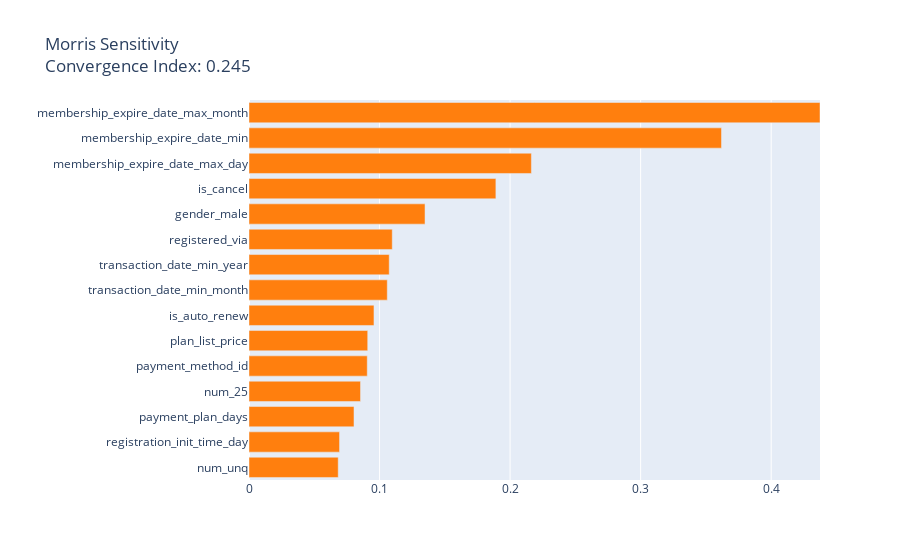

Here is the notebook cell this chart was saved with:
### Code cell
interpret_model(lgbm,plot='msa')

### Figure 1 — Plotly figure (JSON) as saved in the notebook; plotly's stock layout.template omitted (floating-point values rounded to 4 significant figures)
{"data": [{"marker": {"color": ["#ff7f0e", "#ff7f0e", "#ff7f0e", "#ff7f0e", "#ff7f0e", "#ff7f0e", "#ff7f0e", "#ff7f0e", "#ff7f0e", "#ff7f0e", "#ff7f0e", "#ff7f0e", "#ff7f0e", "#ff7f0e", "#ff7f0e"]}, "orientation": "h", "type": "bar", "x": [0.06834, 0.06936, 0.08043, 0.08542, 0.09058, 0.09094, 0.09573, 0.1059, 0.1074, 0.1097, 0.1348, 0.1891, 0.2163, 0.3619, 0.4374], "y": ["num_unq", "registration_init_time_day", "payment_plan_days", "num_25", "payment_method_id", "plan_list_price", "is_auto_renew", "transaction_date_min_month", "transaction_date_min_year", "registered_via", "gender_male", "is_cancel", "membership_expire_date_max_day", "membership_expire_date_min", "membership_expire_date_max_month"]}], "layout": {"title": {"text": "Morris Sensitivity<br>Convergence Index: 0.245"}, "xaxis": {"range": [0, 0.4374], "title": {"text": ""}}, "yaxis": {"automargin": true, "dtick": 1, "title": {"text": ""}}}}
